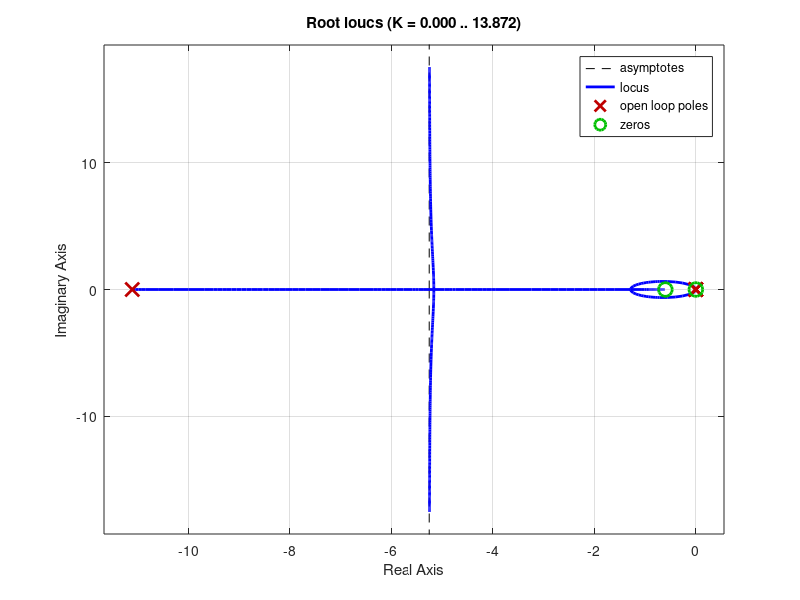

Write the MATLAB code that produced this figure. (Note: this script raises an error after producing the figure.)
clear
close all
clc


% Requirements
    MP = 10; %Overshoot
    RT = 1; %Rise time

    df = -log(MP/100) * sqrt(1/(pi^2 + log(MP/100)^2)); %Find dampning factor


% Plant (Motor - Dynamics)
    G = tf(17.67,[0.09,1]) * tf(0.161,[0.0128,0,0]);


% Controllers


    % Fast edition 
    %{
        % We need many speed so a pole replacement is in order
        p = 2.1739;
        PR = tf([1,p],[1,p*10]);
    
        % With the PR in effect, we can add two lead at the speed of p*8/10
        z = p*10/5;
        L = tf([1,z],[1,z*25]);
    
        K = 200;
        
        D = PR * L * L * K;
    %}
    % Slowed down edition
    %{
        % We need many speed so a pole replacement is in order
        p = 2.1739;
        PR = tf([1,p],[1,p*5]);
    
        % With the PR in effect, we can add two lead at the speed of p*8/10
        z = 1.8/RT;
        L = tf([1,z],[1,z*15]);
    
        K = 0.129;
        
        D = K * PR * L;
    %}
    % New edition
    %%{

        %p = 2.1739;
        %PR = tf([1,p],[1,p*6]);

        %z = 1.8/RT/2;
        %L = tf([1,z],[1,z*20]);

        %K = 1;

        
        
        D = 0.006 + 0.01 * tf([1,0],[0,1]) + 0 * tf([0,1],[1,0]);

    %}


% Generate a root locus of the plant and controller
    figure(), rlocus(G*D);

% Draw our requirements on the graph
    line(tan(acos(df)+(pi/2)));
    circle(0,0,(1.8/RT));



% At last draw the closed loop step response
    CL = (G*D)/(1+G*D);
    
    figure(), step(CL);
    [y, t] = step(CL);
    sse = abs(1-y(length(y)));
    stepinfo(CL)


% For drawing circles
function h = circle(x,y,r)
hold on
th = 0:pi/50:2*pi;
xunit = r * cos(th) + x;
yunit = r * sin(th) + y;
h = plot(xunit, yunit);
hold off
end

% For drawing lines
function h = line(a)
hold on
xunit = -100:100;
yunit = a * xunit;
h = plot(xunit, yunit);
hold off
end
